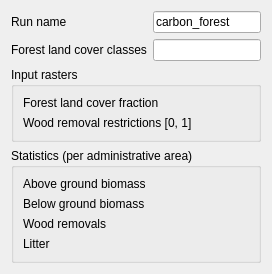
                            <widget class="QWidget" name="CARBON_FOREST_">
                              <layout class="QFormLayout" name="formLayout_13">
                                <item row="0" column="0">
                                  <widget class="QLabel" name="label_63">
                                    <property name="text">
                                      <string>Run name</string>
                                    </property>
                                  </widget>
                                </item>
                                <item row="0" column="1">
                                  <widget class="QLineEdit" name="run_name_">
                                    <property name="text">
                                      <string>carbon_forest</string>
                                    </property>
                                  </widget>
                                </item>
                                <item row="1" column="0">
                                  <widget class="QLabel" name="label_89">
                                    <property name="text">
                                      <string>Forest land cover classes</string>
                                    </property>
                                  </widget>
                                </item>
                                <item row="1" column="1">
                                  <widget class="IntList" name="forest_lc_classes_" />
                                </item>
                                <item row="2" column="0" colspan="2">
                                  <widget class="QGroupBox" name="groupBox_4">
                                    <property name="title">
                                      <string>Input rasters</string>
                                    </property>
                                    <layout class="QFormLayout" name="formLayout_29">
                                      <item row="0" column="0">
                                        <widget class="QLabel" name="label_84">
                                          <property name="text">
                                            <string>Forest land cover fraction</string>
                                          </property>
                                        </widget>
                                      </item>
                                      <item row="0" column="1">
                                        <widget class="QgsFileWidget" name="land_cover_fraction_">
                                          <property name="filter">
                                            <string>Geotiff (*.tiff *.tif);; All Files (*.*)</string>
                                          </property>
                                        </widget>
                                      </item>
                                      <item row="1" column="0">
                                        <widget class="QLabel" name="label_87">
                                          <property name="text">
                                            <string>Wood removal restrictions [0, 1]</string>
                                          </property>
                                        </widget>
                                      </item>
                                      <item row="1" column="1">
                                        <widget class="QgsFileWidget"
                                          name="wood_removal_limitation_">
                                          <property name="filter">
                                            <string>Geotiff (*.tiff *.tif);; All Files (*.*)</string>
                                          </property>
                                        </widget>
                                      </item>
                                    </layout>
                                  </widget>
                                </item>
                                <item row="3" column="0" colspan="2">
                                  <widget class="QGroupBox" name="groupBox_5">
                                    <property name="title">
                                      <string>Statistics (per administrative area)</string>
                                    </property>
                                    <layout class="QFormLayout" name="formLayout_30">
                                      <item row="0" column="0">
                                        <widget class="QLabel" name="label_86">
                                          <property name="text">
                                            <string>Above ground biomass</string>
                                          </property>
                                        </widget>
                                      </item>
                                      <item row="0" column="1">
                                        <widget class="QgsFileWidget" name="faofra_agb_">
                                          <property name="filter">
                                            <string>CSV (*.csv);; All Files (*.*)</string>
                                          </property>
                                        </widget>
                                      </item>
                                      <item row="1" column="0">
                                        <widget class="QLabel" name="label_88">
                                          <property name="text">
                                            <string>Below ground biomass</string>
                                          </property>
                                        </widget>
                                      </item>
                                      <item row="1" column="1">
                                        <widget class="QgsFileWidget" name="faofra_bgb_">
                                          <property name="filter">
                                            <string>CSV (*.csv);; All Files (*.*)</string>
                                          </property>
                                        </widget>
                                      </item>
                                      <item row="2" column="0">
                                        <widget class="QLabel" name="label_90">
                                          <property name="text">
                                            <string>Wood removals</string>
                                          </property>
                                        </widget>
                                      </item>
                                      <item row="2" column="1">
                                        <widget class="QgsFileWidget" name="faofra_wood_removals_">
                                          <property name="filter">
                                            <string>CSV (*.csv);; All Files (*.*)</string>
                                          </property>
                                        </widget>
                                      </item>
                                      <item row="3" column="0">
                                        <widget class="QLabel" name="label_85">
                                          <property name="text">
                                            <string>Litter</string>
                                          </property>
                                        </widget>
                                      </item>
                                      <item row="3" column="1">
                                        <widget class="QgsFileWidget" name="faofra_litter_">
                                          <property name="filter">
                                            <string>CSV (*.csv);; All Files (*.*)</string>
                                          </property>
                                        </widget>
                                      </item>
                                    </layout>
                                  </widget>
                                </item>
                              </layout>
                            </widget>
